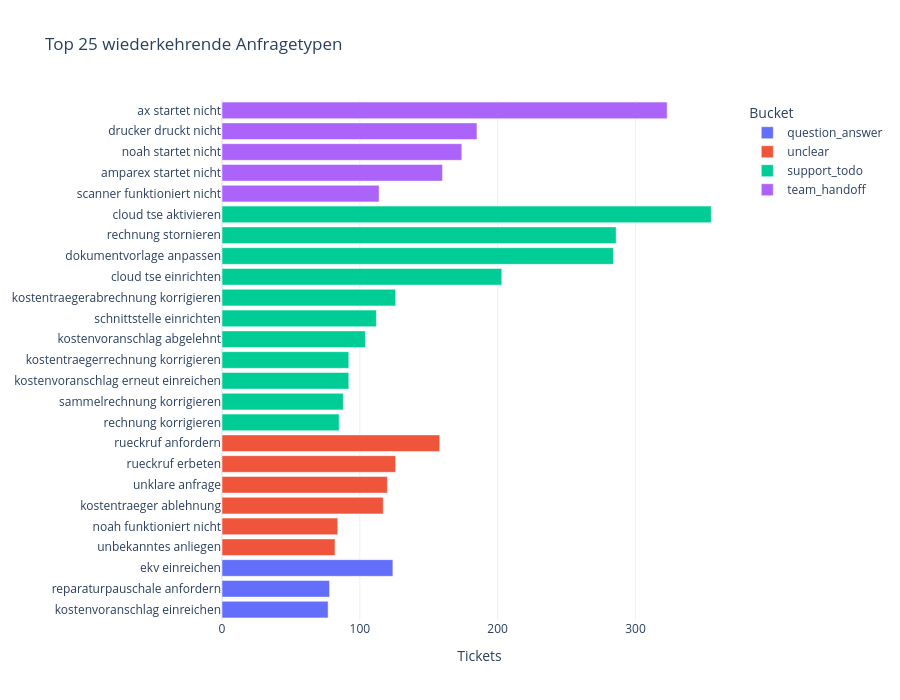

Here is the notebook cell this chart was saved with:
### Code cell
top_intents = intents.head(25).sort_values("Tickets")
figure = px.bar(
    top_intents,
    x="Tickets",
    y="intent_label",
    color="Bucket",
    orientation="h",
    title="Top 25 wiederkehrende Anfragetypen",
)
figure.update_layout(height=700, yaxis_title=None)
figure.show()

### Figure 1 — Plotly figure (JSON) as saved in the notebook; plotly's stock layout.template omitted (floating-point values rounded to 4 significant figures)
{"data": [{"hovertemplate": "Bucket=question_answer<br>Tickets=%{x}<br>intent_label=%{y}<extra></extra>", "legendgroup": "question_answer", "marker": {"color": "#636efa", "pattern": {"shape": ""}}, "name": "question_answer", "orientation": "h", "showlegend": true, "textposition": "auto", "type": "bar", "x": [77, 78, 124], "xaxis": "x", "y": ["kostenvoranschlag einreichen", "reparaturpauschale anfordern", "ekv einreichen"], "yaxis": "y"}, {"hovertemplate": "Bucket=unclear<br>Tickets=%{x}<br>intent_label=%{y}<extra></extra>", "legendgroup": "unclear", "marker": {"color": "#EF553B", "pattern": {"shape": ""}}, "name": "unclear", "orientation": "h", "showlegend": true, "textposition": "auto", "type": "bar", "x": [82, 84, 117, 120, 126, 158], "xaxis": "x", "y": ["unbekanntes anliegen", "noah funktioniert nicht", "kostentraeger ablehnung", "unklare anfrage", "rueckruf erbeten", "rueckruf anfordern"], "yaxis": "y"}, {"hovertemplate": "Bucket=support_todo<br>Tickets=%{x}<br>intent_label=%{y}<extra></extra>", "legendgroup": "support_todo", "marker": {"color": "#00cc96", "pattern": {"shape": ""}}, "name": "support_todo", "orientation": "h", "showlegend": true, "textposition": "auto", "type": "bar", "x": [85, 88, 92, 92, 104, 112, 126, 203, 284, 286, 355], "xaxis": "x", "y": ["rechnung korrigieren", "sammelrechnung korrigieren", "kostenvoranschlag erneut einreichen", "kostentraegerrechnung korrigieren", "kostenvoranschlag abgelehnt", "schnittstelle einrichten", "kostentraegerabrechnung korrigieren", "cloud tse einrichten", "dokumentvorlage anpassen", "rechnung stornieren", "cloud tse aktivieren"], "yaxis": "y"}, {"hovertemplate": "Bucket=team_handoff<br>Tickets=%{x}<br>intent_label=%{y}<extra></extra>", "legendgroup": "team_handoff", "marker": {"color": "#ab63fa", "pattern": {"shape": ""}}, "name": "team_handoff", "orientation": "h", "showlegend": true, "textposition": "auto", "type": "bar", "x": [114, 160, 174, 185, 323], "xaxis": "x", "y": ["scanner funktioniert nicht", "amparex startet nicht", "noah startet nicht", "drucker druckt nicht", "ax startet nicht"], "yaxis": "y"}], "layout": {"barmode": "relative", "height": 700, "legend": {"title": {"text": "Bucket"}, "tracegroupgap": 0}, "title": {"text": "Top 25 wiederkehrende Anfragetypen"}, "xaxis": {"anchor": "y", "domain": [0, 1], "title": {"text": "Tickets"}}, "yaxis": {"anchor": "x", "domain": [0, 1], "title": {}}}}
